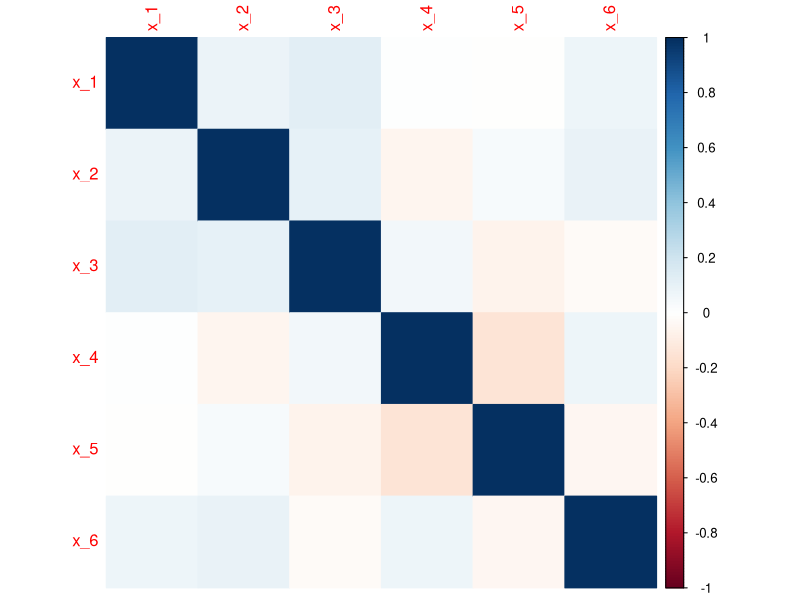
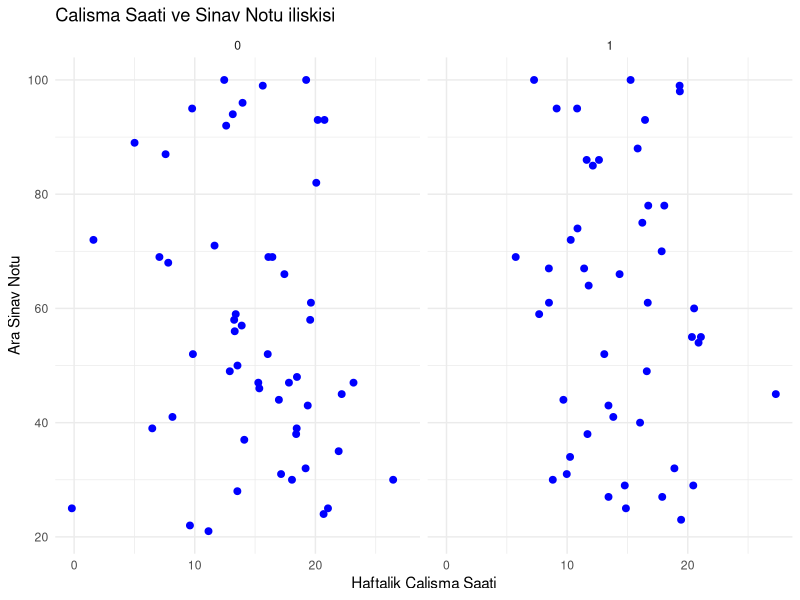

The R script that drew these images, in order:
# VERI MADENCILIGI ODEV 2
# AD-SOYAD: SUHEDA KARA
# OGRENCI NO: 20252052028

# Gerekli paketlerin kontrolC< ve yC<klenmesi
install.packages("tidyverse")
install.packages("caret")
install.packages("corrplot")

library(tidyverse)
library(caret)  
library(corrplot)

# VERI SETI OLUSTURMA
# GerC'ek veriyi simule eden 100 satD1rlD1k yapay bir veri seti oluEturuyoruz.
set.seed(123) # Sonuclarin her seferinde ayni cikmasi icin

veri <- data.frame(
  Ders_Katilim = sample(50:100, 100, replace = TRUE),
  IQ_Skoru = rnorm(100, mean = 110, sd = 10),
  Motivasyon = runif(100, 1, 5),
  Ara_Sinav = sample(20:100, 100, replace = TRUE),
  Calisma_Saati = rnorm(100, mean = 15, sd = 5),
  Gecme_Durumu = sample(c(0, 1), 100, replace = TRUE)
)

# Degiskenleri isimlendirme (SC<tunlarD1 indeksleme)
new_names <- paste("x_", 1:6, sep="")
veri_rn <- veri
names(veri_rn) <- new_names

# Tibble formatD1na dC6nC<EtC<rme ve kontrol
veri_df_tib <- as_tibble(veri_rn)
head(veri_df_tib)

# Degisken Atamalari
y <- veri_df_tib[6] # Gecmek (x_6)
y2 <- select(veri_df_tib, x_4, x_6) # Sinav notu ve Gecme durumu
x <- subset(veri_df_tib, select = -c(x_4, x_6)) # Bagimsiz degiskenler

# Numerik Filtreleme ve Fonksiyon TanD1mlama
is_numeric_nu_na <- function(col){
  is.numeric(col) & !anyNA(col)
}

num_colu_no_na_all <- Filter(is_numeric_nu_na, veri_df_tib)

# Tanimlayici istatistikler: summary fonksiyonu; mean, max.min,Q1,Q3 gibi degerleri verir
print(summary(num_colu_no_na_all))

# Korelasyon Analizi
corr_mat_all <- cor(num_colu_no_na_all)

# 0.70 uzerindeki yC<ksek korelasyonlu degiskenleri tespit etme
highly_cor_indices <- findCorrelation(corr_mat_all, cutoff = 0.7)

print(names(num_colu_no_na_all)[highly_cor_indices])


# Korelasyon matrisi gC6rsellestirmesi
corrplot(corr_mat_all, method = "color")

# # x: x_5 (Calisma saati), y: x_4(sinav notu)
ggplot(veri_df_tib,aes(x=x_5,y=x_4))+
  geom_point(color="blue",size=2)+
  facet_wrap(~ x_6) +
  theme_minimal() +
  labs(title = "Calisma Saati ve Sinav Notu iliskisi",
       x = "Haftalik Calisma Saati",
       y = "Ara Sinav Notu")
